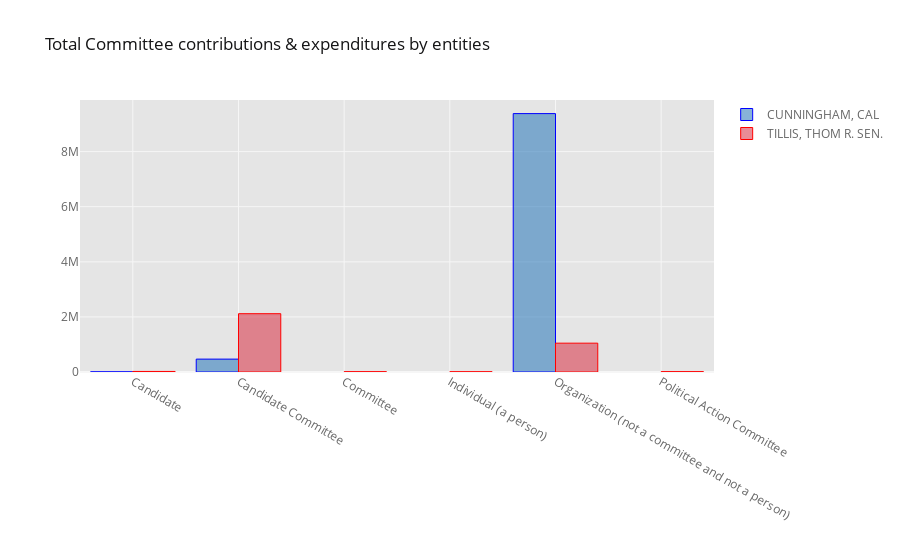

Notebook code cell kept with this figure:
### Code cell
by_entity = committee_contribs.groupby(['CAND_NAME', 'ENTITY_TP_FULL']).agg({'TRANSACTION_AMT': 'sum'}).reset_index()
by_entity_pivot = by_entity.pivot_table(values='TRANSACTION_AMT', index='ENTITY_TP_FULL', columns='CAND_NAME')
by_entity_pivot.iplot(kind='bar', colors=color_map, title='Total Committee contributions & expenditures by entities')

### Figure 1 — Plotly figure (JSON) as saved in the notebook; plotly's stock layout.template omitted (floating-point values rounded to 4 significant figures)
{"data": [{"marker": {"color": "rgba(55, 128, 191, 0.6)", "line": {"color": "blue", "width": 1}}, "name": "CUNNINGHAM, CAL", "orientation": "v", "text": "", "type": "bar", "x": ["Candidate", "Candidate Committee", "Committee", "Individual (a person)", "Organization (not a committee and not a person)", "Political Action Committee"], "y": [5000, 467465, "", "", 9378413, ""]}, {"marker": {"color": "rgba(219, 64, 82, 0.6)", "line": {"color": "red", "width": 1}}, "name": "TILLIS, THOM R. SEN.", "orientation": "v", "text": "", "type": "bar", "x": ["Candidate", "Candidate Committee", "Committee", "Individual (a person)", "Organization (not a committee and not a person)", "Political Action Committee"], "y": [20000, 2116216, 10700, 8717, 1046539, 12000]}], "layout": {"legend": {"bgcolor": "#FFFFFF", "font": {"color": "#666666"}}, "paper_bgcolor": "#FFFFFF", "plot_bgcolor": "#E5E5E5", "title": {"font": {"color": "#151516"}, "text": "Total Committee contributions & expenditures by entities"}, "xaxis": {"gridcolor": "#F6F6F6", "showgrid": true, "tickfont": {"color": "#666666"}, "title": {"font": {"color": "#666666"}, "text": ""}, "zerolinecolor": "#F6F6F6"}, "yaxis": {"gridcolor": "#F6F6F6", "showgrid": true, "tickfont": {"color": "#666666"}, "title": {"font": {"color": "#666666"}, "text": ""}, "zerolinecolor": "#F6F6F6"}}}
